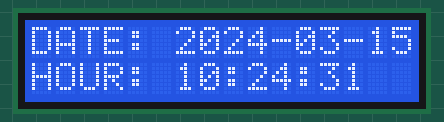
Bench run of a sketch on a simulated ESP32. Parts: 16×2 character LCD. WiFi joins after 1.5 s; servers stay silent unless stated; network time is answered at once with the bench clock; the local clock reads 2024-03-15 10:24:30 at power-on unless the sketch sets it; what the sketch prints to the serial monitor is not drawn.

Above: at 1.7 s.
At 5.8 s:
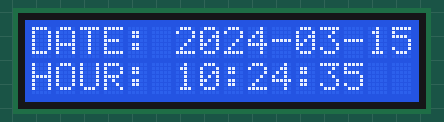
At 10.9 s:
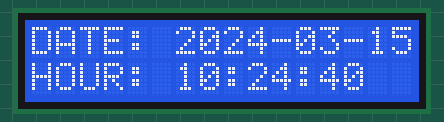
At 20.2 s:
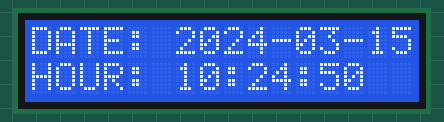
At 29.5 s:
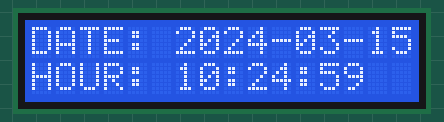
At 38.7 s:
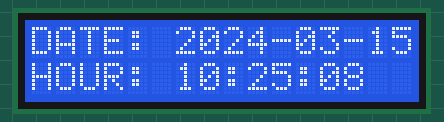

Measured:
- what the display in image 0 shows lasts 1.1 s, from 1.6 s to 2.7 s

The sketch:

digital_clock.ino
```cpp
#include <WiFi.h>
#include <NTPClient.h>
#include <WiFiUdp.h>
#include <LiquidCrystal_I2C.h>

int lcdColumns = 16;
int lcdRows = 2;

LiquidCrystal_I2C lcd(0x27, lcdColumns, lcdRows);

const char* ssid = "RIBEIRO CAMPOS";
const char* password = "jotabel0409";

WiFiUDP ntpUDP;
NTPClient timeClient(ntpUDP);

String formattedDate;
String dayStamp;
String timeStamp;

void setup() {
  Serial.begin(115200);

  lcd.init();
  lcd.backlight();

  Serial.print("Connecting to ");
  Serial.println(ssid);
  WiFi.begin(ssid, password);
  while (WiFi.status() != WL_CONNECTED) {
    delay(500);
    Serial.print(".");
  }
  Serial.println("");
  Serial.println("WiFi connected.");
  Serial.println("IP address: ");
  Serial.println(WiFi.localIP());

  timeClient.begin();
  // Set offset time in seconds to adjust for your timezone, for example:
  // GMT +1 = 3600
  // GMT +8 = 28800
  // GMT -1 = -3600
  // GMT 0 = 0
  timeClient.setTimeOffset(-10800);
}
void loop() {
  while (!timeClient.update()) {
    timeClient.forceUpdate();
  }
  // The formattedDate comes with the following format:
  // 2018-05-28T16:00:13Z
  // We need to extract date and time
  formattedDate = timeClient.getFormattedDate();
  Serial.println(formattedDate);

  // Extract date
  int splitT = formattedDate.indexOf("T");
  dayStamp = formattedDate.substring(0, splitT);
  Serial.print("DATE: ");
  Serial.println(dayStamp);
  lcd.setCursor(0, 0);
  lcd.print("DATE: " + dayStamp);
  // Extract time
  timeStamp = formattedDate.substring(splitT + 1, formattedDate.length() - 1);
  Serial.print("HOUR: ");
  Serial.println(timeStamp);
  lcd.setCursor(0, 1);
  lcd.print("HOUR: " + timeStamp);
  delay(1000);
}
```
